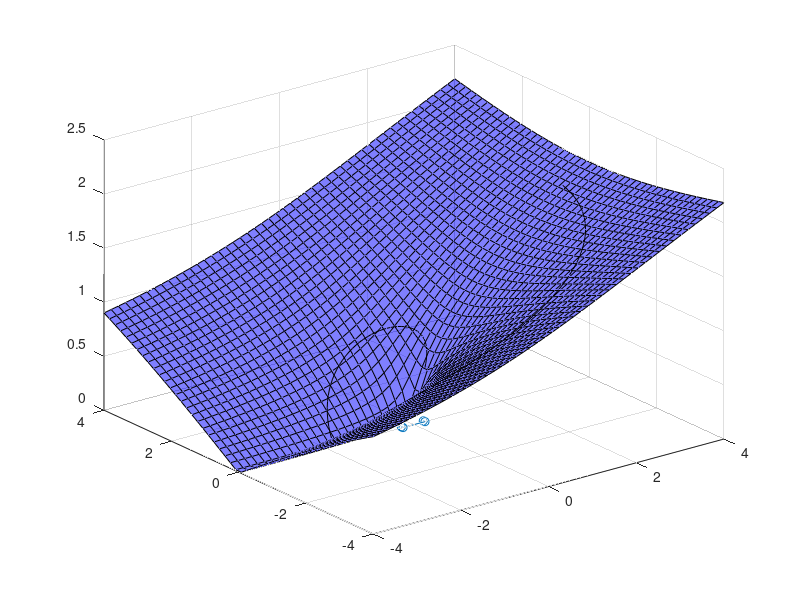

This figure's MATLAB source: (Note: this script raises an error after producing the figure.)
function [X, Y, Z] = drawMeshForComplexContour(base, C, reimname)
% drawMeshForComplexContour creates a mesh along a trajectory 
%
%   base = [x;y]    A 2-row Matrix defining the 2d base
%   C = [x + iy; f] A 2-row Matrix defining the 3d path (3xn matrix)
%   reimname        A string 'real', 'imag', 'abs', etc.

alignnormal = 1; % Turn on alignment with normals
plotme = 0;

if nargin < 3
    plotme = 1; % Turn on to plot
    % base = [-1 -1 1 1; 0 -.2 -.2 0]/10;
    base = [-1 -1 1 1; .2 0 0 0.2]/4;

    % Create a test curve
    s = linspace(0, 2*pi, 101);
    a = 0.5;
    gam = 0.5*(s+a).*exp(1i*s);
    
    % Piecewise linear path
    % gam = -2 + 1i*linspace(0, 2, 50);
    % gam = [gam, -2 + 2i + linspace(0, 2, 50)];

    ft = @(z) sqrt(z);
    f = ft(gam);

    C = [gam(:).'; f(:).'];
    % C = 1*C./max(abs(C(:))); %normalize it
    
    % Use 'real', 'imag', 'abs', etc.
    reimname = 'real';
end


reim = str2func(reimname);

if plotme == 1
    xx = linspace(-4, 4, 50); yy = xx;
    [XX,YY] = meshgrid(xx,yy);

    ZZ = reim(ft(XX + 1i*YY));
    figure
    surf(XX, YY, ZZ-0.01, 'FaceColor', 'b', 'FaceAlpha', 0.5); hold on;
end

%% Calculate derivatives and allocate matrices
npt = size(base,2);
base = [base; zeros(1,npt)];

%Use a 2nd order approximation for the derivatives of the trajectory
if size(C,2) >= 3 
    dC = [C(:,1:3)*[-3; 4; -1]/2  [C(:,3:end) - C(:,1:end-2)]/2 C(:,end-2:end)*[1; -4; 3]/2];   
else
    dC = C(:,[2 2]) - C(:,[1 1]);
end

dC0 = find(sum(abs(dC),1) == 0,1);    %Check for stagnation points
if ~isempty(dC0)
    warning('Removing stagnation points found in trajectory');
    dCgood = find(sum(abs(dC),1) ~= 0);
    C = C(:,dCgood); %
    dC = dC(:,dCgood); %
end

N_contour = size(dC,2);
SUR = nan(3,npt,N_contour);

%% Generate and plot the surface

% We define an initial forward direction
dCvec_prev = [0; 0; 1];
% And an initial normal direction
norm_prev = [0; 1; 0];

% Because of the conformality, this is the 90 degree normal vector
idC = -1i*dC;

% We calculate the normals along the contour by crossing the tangential
% vector with the normal vector
v1 = [real(idC(1,:)); imag(idC(1,:)); reim(idC(2,:))];
v2 = [real(dC(1,:)); imag(dC(1,:)); reim(dC(2,:))];
nv = cross(v1, v2);
for k = 1:N_contour
    nv(:,k) = nv(:,k)/norm(nv(:,k));
end



if plotme == 1
    plot3(real(C(1,:)), imag(C(1,:)), reim(C(2,:)), 'k'); hold all
    plot3(base(1,:), base(2,:), base(3,:), 'o-'); 
end
    
% We run through each step in the contour
for k = 1:N_contour
    
    % Define a next forward vector
    dCvec = [real(dC(1,k)); imag(dC(1,k)); reim(dC(2,k))];
    dCvec = dCvec/norm(dCvec);
    % Rotate the current forward vector to the next
    base = rotateObjectTwoVectors(base, dCvec_prev, dCvec);    
    % Rotate also the current normal 
    norm_prev = rotateObjectTwoVectors(norm_prev, dCvec_prev, dCvec); 
    % Set the new prevous forward vector
    dCvec_prev = dCvec;
    if alignnormal == 1
        % Rotate the old normal to the next
        base = rotateObjectTwoVectors(base, norm_prev, nv(:,k));
        % Now we set the current forward vector; note require further
        % rotation due to the change in normals
        dCvec_prev = rotateObjectTwoVectors(dCvec_prev, norm_prev, nv(:,k));
    end
    norm_prev = nv(:,k);
    
    % Should be perpendicular
    % dot(norm_prev, dCvec_prev)
    
    
    SUR(:,:,k) = base + repmat([real(C(1,k)); imag(C(1,k)); reim(C(2,k))], 1, npt);
    if plotme == 1
        pt = [real(C(1,k)); imag(C(1,k)); reim(C(2,k))];
        tmn = [pt, pt + norm_prev];
        plot3(tmn(1,:), tmn(2,:), tmn(3,:), 'r', 'LineWidth', 1);
        test_tang = [pt, pt + dCvec];
        plot3(test_tang(1,:), test_tang(2,:), test_tang(3,:), 'g', 'LineWidth', 1);
    end
end


X = squeeze(SUR(1,:,:));
Y = squeeze(SUR(2,:,:));
Z = squeeze(SUR(3,:,:));

% Fix any NaN's (This should not happen...)
xisnan = find(isnan(X(1,:)), 1);
xnotnan = find(~isnan(X(1,:)));
if ~isempty(xisnan)
    warning('NaN''s found');
    X = X(:,xnotnan);
    Y = Y(:,xnotnan);
    Z = Z(:,xnotnan);
    C = C(:,xnotnan);
end

if plotme == 1
    surf(X,Y,Z)
    axis equal
    dragzoom;
end
